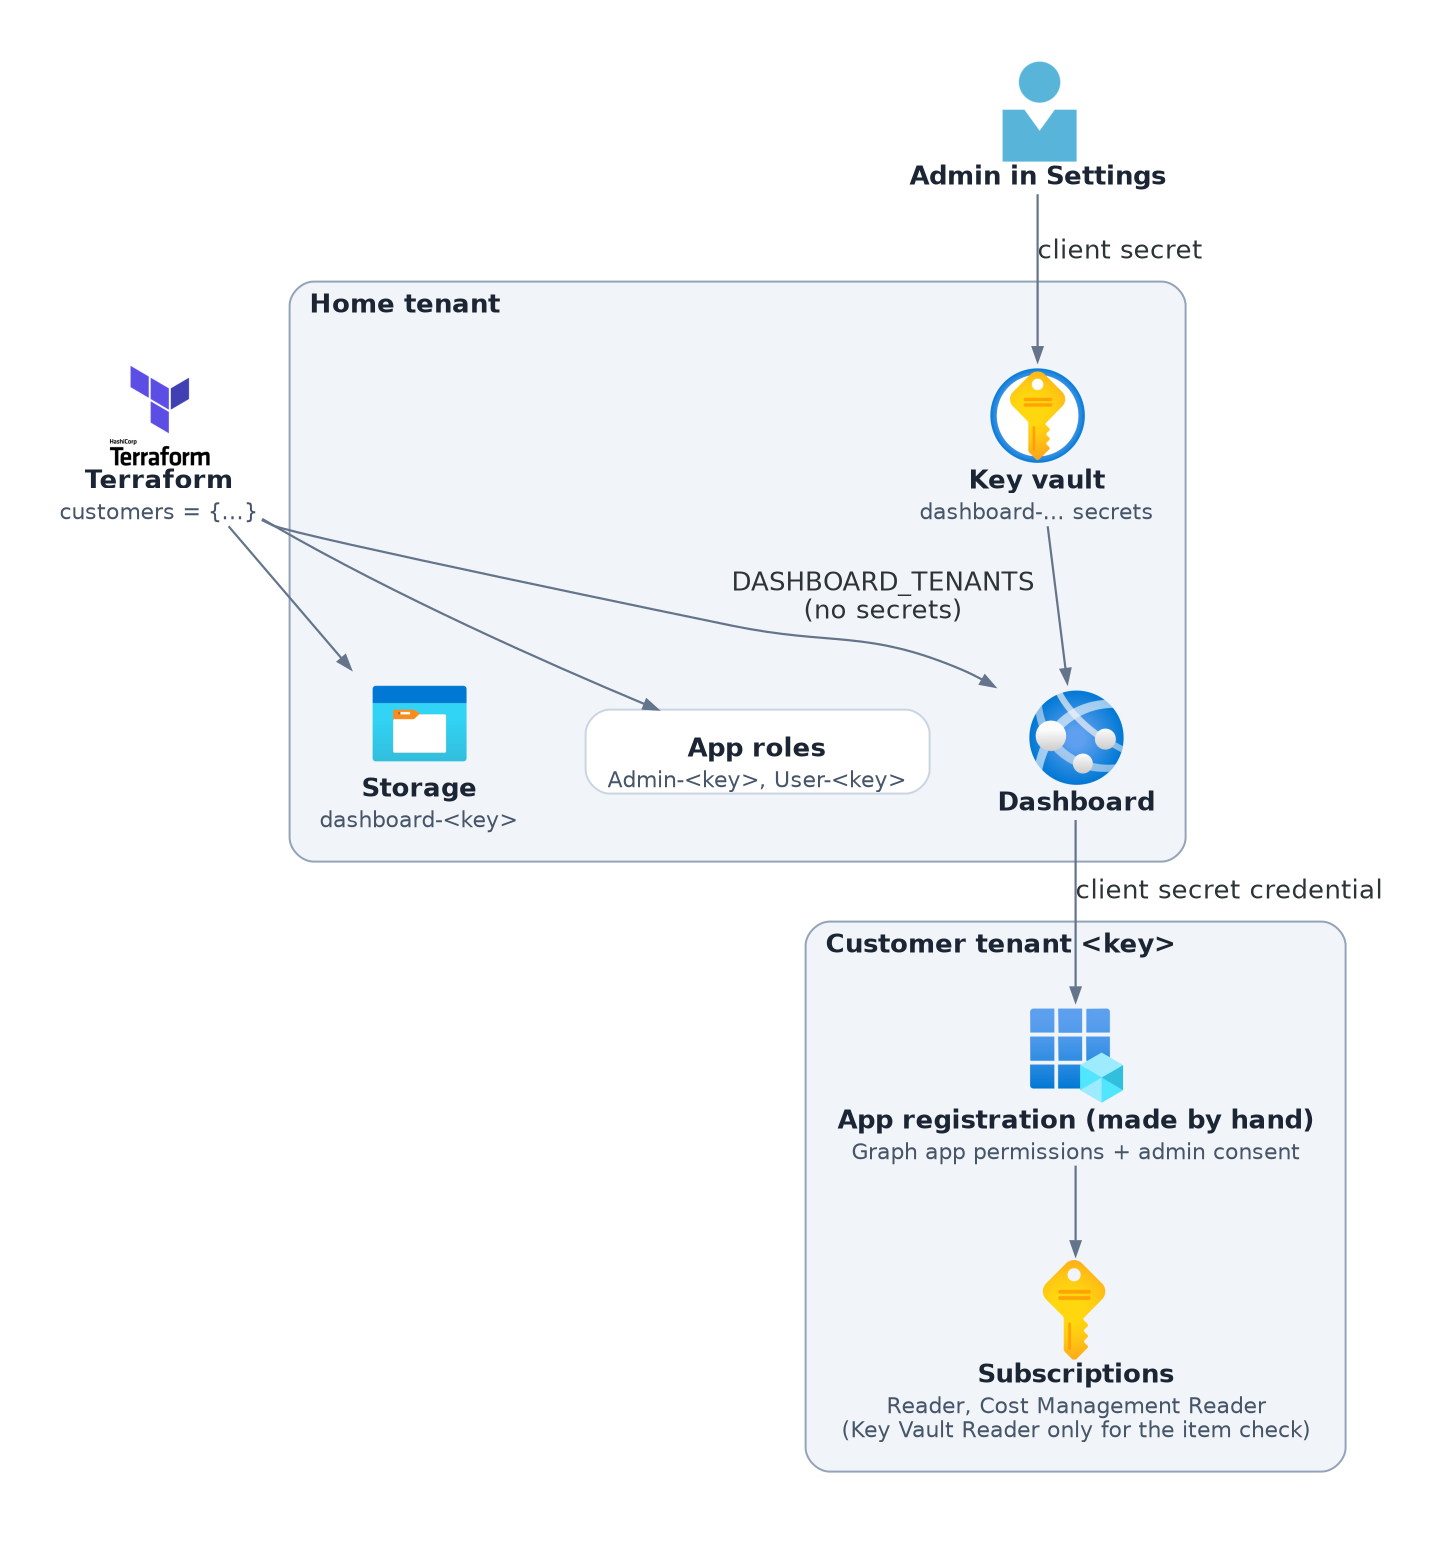

Python code for this plot:
# Customer tenants: what Terraform makes for a customer, the secret an admin pastes, and how the dashboard
# reaches the customer's tenant. Rendered by npm run diagrams -- arch-customer-tenants.
from diagrams.azure.compute import AppServices
from diagrams.azure.general import StorageContainer, Subscriptions, Usericon
from diagrams.azure.identity import AppRegistrations
from diagrams.azure.security import KeyVaults
from diagrams.onprem.iac import Terraform

from _style import group, icon, link, picture, text

with picture(__file__):
    tf = icon(Terraform, "Terraform", "customers = {...}")
    admin = icon(Usericon, "Admin in Settings")
    with group("Home tenant", "tenant"):
        app = icon(AppServices, "Dashboard")
        kv = icon(KeyVaults, "Key vault", "dashboard-… secrets")
        st = icon(StorageContainer, "Storage", "dashboard-<key>")
        roles = text("App roles", "Admin-<key>, User-<key>")
    with group("Customer tenant <key>", "tenant"):
        capp = icon(AppRegistrations, "App registration (made by hand)", "Graph app permissions + admin consent")
        csubs = icon(Subscriptions, "Subscriptions", "Reader, Cost Management Reader",
                     "(Key Vault Reader only for the item check)")

    tf >> link("DASHBOARD_TENANTS\n(no secrets)") >> app
    tf >> link() >> st
    tf >> link() >> roles
    admin >> link("client secret") >> kv
    kv >> link() >> app
    app >> link("client secret credential") >> capp
    capp >> link() >> csubs
